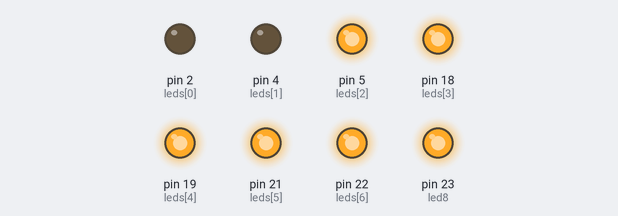
A program run on a simulated MicroPython board. Shown: output pins drawn as LEDs (lit = HIGH).

Above: at 0.22 s.
At 0.52 s:
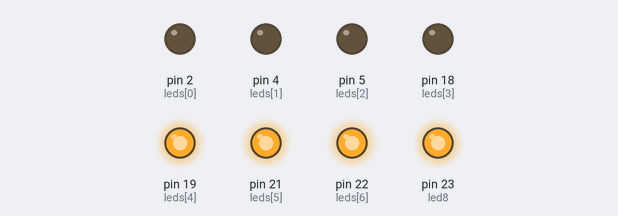
At 0.82 s:
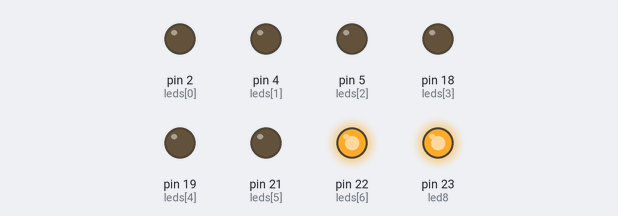
At 1.4 s:
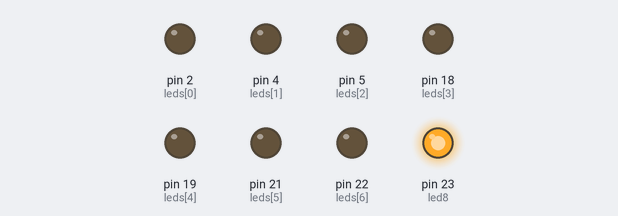
At 12.4 s:
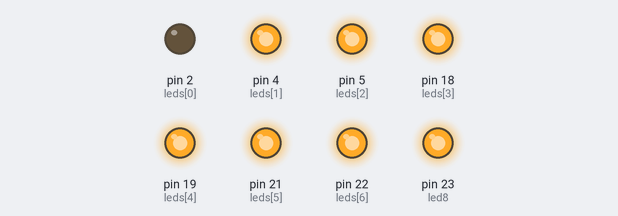
At 15.0 s:
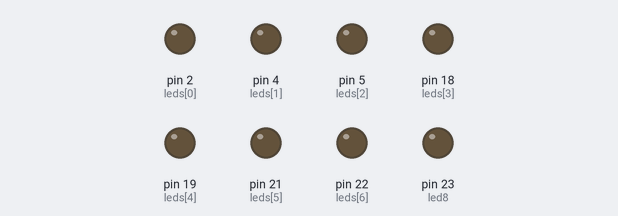
Timing chart, 0 to 17.0 s (numbered marks = the images above):
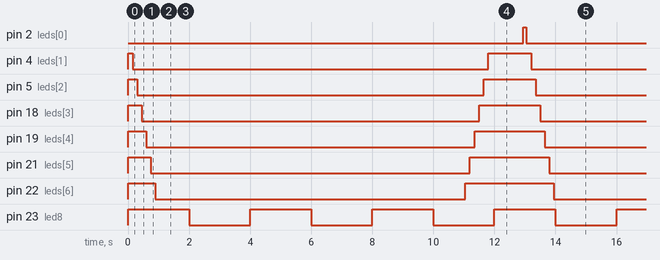

Measured:
- by itself, pin 2 (leds[0]): alternates HIGH for 0.10 s and LOW for 13.0 s
- by itself, pin 4 (leds[1]): alternates HIGH for 1.4 s and LOW for 11.7 s
- by itself, pin 5 (leds[2]): alternates HIGH for 1.7 s and LOW for 11.4 s
- by itself, pin 18 (leds[3]): alternates HIGH for 2.0 s and LOW for 11.1 s
- by itself, pin 19 (leds[4]): alternates HIGH for 2.3 s and LOW for 10.8 s
- by itself, pin 21 (leds[5]): alternates HIGH for 2.6 s and LOW for 10.5 s
- by itself, pin 22 (leds[6]): alternates HIGH for 2.9 s and LOW for 10.2 s
- by itself, pin 23 (led8): alternates HIGH for 2.0 s and LOW for 2.0 s

The program:

codigo_primero.py
```python
from machine import Pin, Timer
import time

# --- Pines tiras 1-7 ---
PINES_SEQ = [2, 4, 5, 18, 19, 21, 22]

# --- Pin tira 8 independiente ---
PIN_LED8 = 23

# --- Tiempo entre cada tira (ms) --- mas rapido
TIEMPO_PASO = 150

# --- Pausa con todas encendidas (ms) ---
TIEMPO_ESTATICO = 10000

# --- Pausa cuando queda solo la 1 (ms) --- 1 segundo
TIEMPO_SOLA = 1000

# --- LED 8 cada 2 segundos ---
INTERVALO_LED8 = 2000

leds = [Pin(p, Pin.OUT) for p in PINES_SEQ]
led8 = Pin(PIN_LED8, Pin.OUT)

for led in leds:
    led.value(1)
led8.value(1)

estado_led8 = [False]

def toggle_led8(timer):
    estado_led8[0] = not estado_led8[0]
    led8.value(0 if estado_led8[0] else 1)

timer_led8 = Timer(0)
timer_led8.init(period=INTERVALO_LED8, mode=Timer.PERIODIC, callback=toggle_led8)

def secuencia():
    # Ida: encienden una a una y se quedan
    for i in range(7):
        leds[i].value(0)
        time.sleep_ms(TIEMPO_PASO)

    # Pausa todas encendidas
    time.sleep_ms(TIEMPO_ESTATICO)

    # Regreso: apagan de 7 hasta 2
    for i in range(6, 0, -1):
        leds[i].value(1)
        time.sleep_ms(TIEMPO_PASO)

    # Solo queda la 1, espera 1 segundo y se va
    time.sleep_ms(TIEMPO_SOLA)

    # Apaga la 1 y reinicia
    leds[0].value(1)
    time.sleep_ms(100)

while True:
    secuencia()
```
